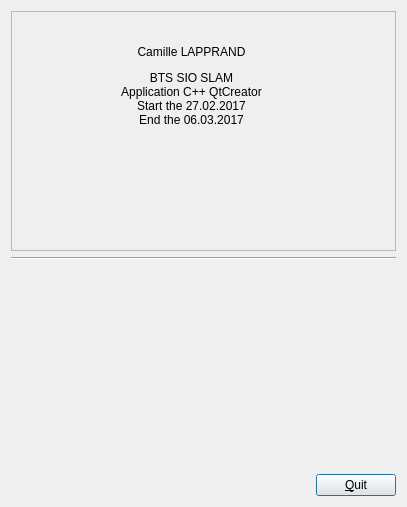
<?xml version="1.0" encoding="UTF-8"?>
<ui version="4.0">
 <class>DialogAbout</class>
 <widget class="QDialog" name="DialogAbout">
  <property name="geometry">
   <rect>
    <x>0</x>
    <y>0</y>
    <width>407</width>
    <height>507</height>
   </rect>
  </property>
  <property name="windowTitle">
   <string>About</string>
  </property>
  <property name="windowIcon">
   <iconset resource="mesressources.qrc">
    <normaloff>:/img /Ressources/img/fleur.png</normaloff>:/img /Ressources/img/fleur.png</iconset>
  </property>
  <layout class="QVBoxLayout" name="verticalLayout_3">
   <item>
    <layout class="QVBoxLayout" name="verticalLayout_2">
     <item>
      <widget class="QFrame" name="frame">
       <property name="frameShape">
        <enum>QFrame::StyledPanel</enum>
       </property>
       <property name="frameShadow">
        <enum>QFrame::Raised</enum>
       </property>
       <widget class="QLabel" name="label_3">
        <property name="geometry">
         <rect>
          <x>20</x>
          <y>10</y>
          <width>321</width>
          <height>131</height>
         </rect>
        </property>
        <property name="whatsThis">
         <string>&lt;html&gt;&lt;head/&gt;&lt;body&gt;&lt;p&gt;sjdf jnuiqh isuhf iqudhf&lt;/p&gt;&lt;/body&gt;&lt;/html&gt;</string>
        </property>
        <property name="text">
         <string>&lt;html&gt;&lt;head/&gt;&lt;body&gt;&lt;p align=&quot;center&quot;&gt;Camille LAPPRAND&lt;/p&gt;&lt;p align=&quot;center&quot;&gt;BTS SIO SLAM&lt;br/&gt;Application C++ QtCreator&lt;br/&gt;Start the 27.02.2017&lt;br/&gt;End the 06.03.2017&lt;/p&gt;&lt;/body&gt;&lt;/html&gt;</string>
        </property>
       </widget>
      </widget>
     </item>
     <item>
      <layout class="QVBoxLayout" name="verticalLayout">
       <item>
        <widget class="Line" name="line">
         <property name="orientation">
          <enum>Qt::Horizontal</enum>
         </property>
        </widget>
       </item>
       <item>
        <widget class="QLabel" name="label">
         <property name="text">
          <string>&lt;html&gt;&lt;head/&gt;&lt;body&gt;&lt;p align=&quot;center&quot;&gt;&lt;img src=&quot;:/img /Ressources/img/fleur.png&quot;/&gt;&lt;/p&gt;&lt;/body&gt;&lt;/html&gt;</string>
         </property>
        </widget>
       </item>
       <item>
        <layout class="QHBoxLayout" name="horizontalLayout">
         <item>
          <spacer name="horizontalSpacer">
           <property name="orientation">
            <enum>Qt::Horizontal</enum>
           </property>
           <property name="sizeHint" stdset="0">
            <size>
             <width>40</width>
             <height>20</height>
            </size>
           </property>
          </spacer>
         </item>
         <item>
          <widget class="QPushButton" name="pushButton">
           <property name="text">
            <string>&amp;Quit</string>
           </property>
          </widget>
         </item>
        </layout>
       </item>
      </layout>
     </item>
    </layout>
   </item>
  </layout>
 </widget>
 <resources>
  <include location="mesressources.qrc"/>
 </resources>
 <connections/>
</ui>
